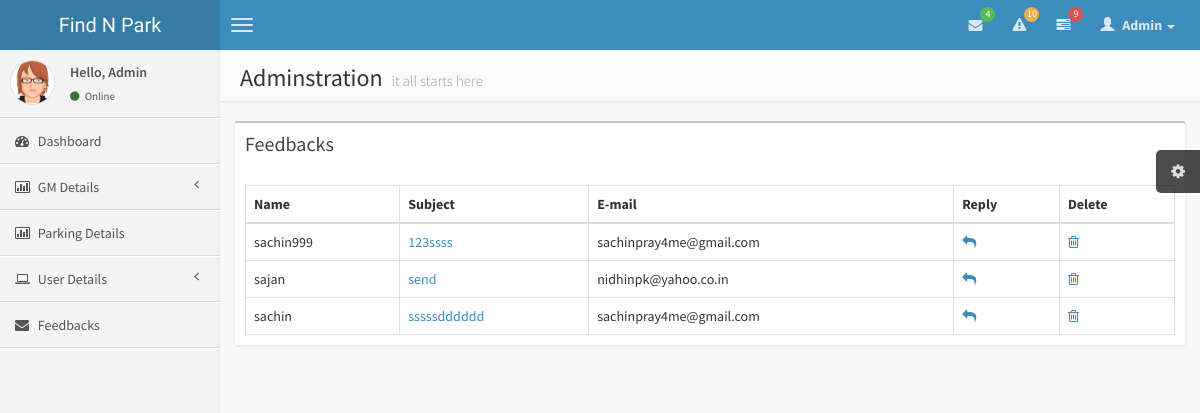
The app's page /admin/recfed.php with its own data.
### tables this page shows
CREATE TABLE IF NOT EXISTS `feedback` (
  `no` int(10) NOT NULL AUTO_INCREMENT,
  `name` varchar(30) NOT NULL,
  `subject` varchar(50) NOT NULL,
  `email` varchar(50) NOT NULL,
  `description` varchar(10000) NOT NULL,
  PRIMARY KEY (`no`),
  KEY `no` (`no`)
);

### admin/recfed.php (the view, shortened to what this page needs)
<!DOCTYPE html>
<?php
$result = mysql_query("select * from feedback ");
?>
<html>
    <head>
        <link href="../css/bootstrap.min.css" rel="stylesheet" type="text/css" />
        <link href="../css/font-awesome.min.css" rel="stylesheet" type="text/css" />
        <link href="../css/ionicons.min.css" rel="stylesheet" type="text/css" />
        <link href="../css/AdminLTE.css" rel="stylesheet" type="text/css" />
    </head>
    <body class="skin-blue">
        <header class="header">
            <a href="../index.html" class="logo">
                Find N Park
            </a>
            <nav class="navbar navbar-static-top" role="navigation">
                <a href="#" class="navbar-btn sidebar-toggle" data-toggle="offcanvas" role="button">
                    <span class="icon-bar"></span>
                    <span class="icon-bar"></span>
                    <span class="icon-bar"></span>
                </a>
                <div class="navbar-right">
                    <ul class="nav navbar-nav">
                        <li class="dropdown messages-menu">
                            <a href="#" class="dropdown-toggle" data-toggle="dropdown">
                                <i class="fa fa-envelope"></i>
                                <span class="label label-success">4</span>
                            </a>
                        </li>
                        <li class="dropdown notifications-menu">
                            <a href="#" class="dropdown-toggle" data-toggle="dropdown">
                                <i class="fa fa-warning"></i>
                                <span class="label label-warning">10</span>
                            </a>
                        </li>
                        <li class="dropdown tasks-menu">
                            <a href="#" class="dropdown-toggle" data-toggle="dropdown">
                                <i class="fa fa-tasks"></i>
                                <span class="label label-danger">9</span>
                            </a>
                        </li>
                        <li class="dropdown user user-menu">
                            <a href="#" class="dropdown-toggle" data-toggle="dropdown">
                                <i class="glyphicon glyphicon-user"></i>
                                <span>Admin <i class="caret"></i></span>
                            </a>
                        </li>
                    </ul>
                </div>
            </nav>
        </header>
        <div class="wrapper row-offcanvas row-offcanvas-left">
            <aside class="left-side sidebar-offcanvas">
                <section class="sidebar">
                    <div class="user-panel">
                        <div class="pull-left image">
                            <img src="../img/avatar3.png" class="img-circle" alt="User Image" />
                        </div>
                        <div class="pull-left info">
                            <p>Hello, Admin</p>
                            <a href="#"><i class="fa fa-circle text-success"></i> Online</a>
                        </div>
                    </div>
                    <ul class="sidebar-menu">
                        <li>
                            <a href="admin_home.php">
                                <i class="fa fa-dashboard"></i> <span>Dashboard</span>
                            </a>
                        </li>
                        <li class="treeview">
                            <a href="admin/gmdet.php">
                                <i class="fa fa-bar-chart-o"></i>
                                <span>GM Details</span>
                                <i class="fa fa-angle-left pull-right"></i>
                            </a>
                        </li>
                        <li>
                            <a href="parkdet.php">
                                <i class="fa fa-bar-chart-o"></i>
                                <span>Parking Details</span>
                            </a>
                        </li>
                        <li class="treeview">
                            <a href="userdet.php">
                                <i class="fa fa-laptop"></i>
                                <span>User Details</span>
                                <i class="fa fa-angle-left pull-right"></i>
                            </a>
                        </li>
                        <li>
                            <a href="recfed.php">
                                <i class="fa fa-envelope"></i> <span>Feedbacks</span>
                            </a>
                        </li>
                    </ul>
                </section>
            </aside>
            <aside class="right-side">
                <section class="content-header">
                    <h1>
                        Adminstration
                        <small>it all starts here</small>
                    </h1>
                </section>
                <section class="content">
                <div class="box">
                                <div class="box-header">
                                    <h3 class="box-title">Feedbacks</h3>
                                </div>
                                <div class="box-body table-responsive">
                                    <table id="example2" class="table table-bordered table-hover">
                                        <thead>
                                            <tr>
                                                <th>Name</th>
                                                <th>Subject</th>
                                                <th>E-mail</th>
                                                <th>Reply</th>
                                                <th>Delete</th>
                                            </tr>
                                        </thead>
                                        <tbody>
                                        <?php
                                        while($arr=mysql_fetch_array($result))
                                        {
                                        ?>
                                        <tr>
                                        <td><?php echo $arr['name'];?></td>
                                        <td><a class="push" data-toggle="modal" data-target="#compose-modal" id=<?php echo $arr['no'];?>><?php echo $arr['subject'];?></td>
                                        <td><?php echo $arr['email'];?></td>
                                        <td><a href="reply.php"><i class="fa fa-reply"></i></td>
                                        <td><a href="delfb.php ?no=<?php echo $arr['no'];?>"><i class="fa fa-trash-o"></i></td>
                                        </tr>
                                        <?php
                                        }
                                        ?>
                                        </tbody>
                                    </table>
                                </div>
                            </div>
                </section>
            </aside>
        </div>
    </body>
</html>

### records on screen
feedback: name "sachin999", subject "123ssss", email "sachinpray4me@gmail.com"
feedback: name "sajan", subject "send", email "nidhinpk@yahoo.co.in"
feedback: name "sachin", subject "sssssdddddd", email "sachinpray4me@gmail.com"
